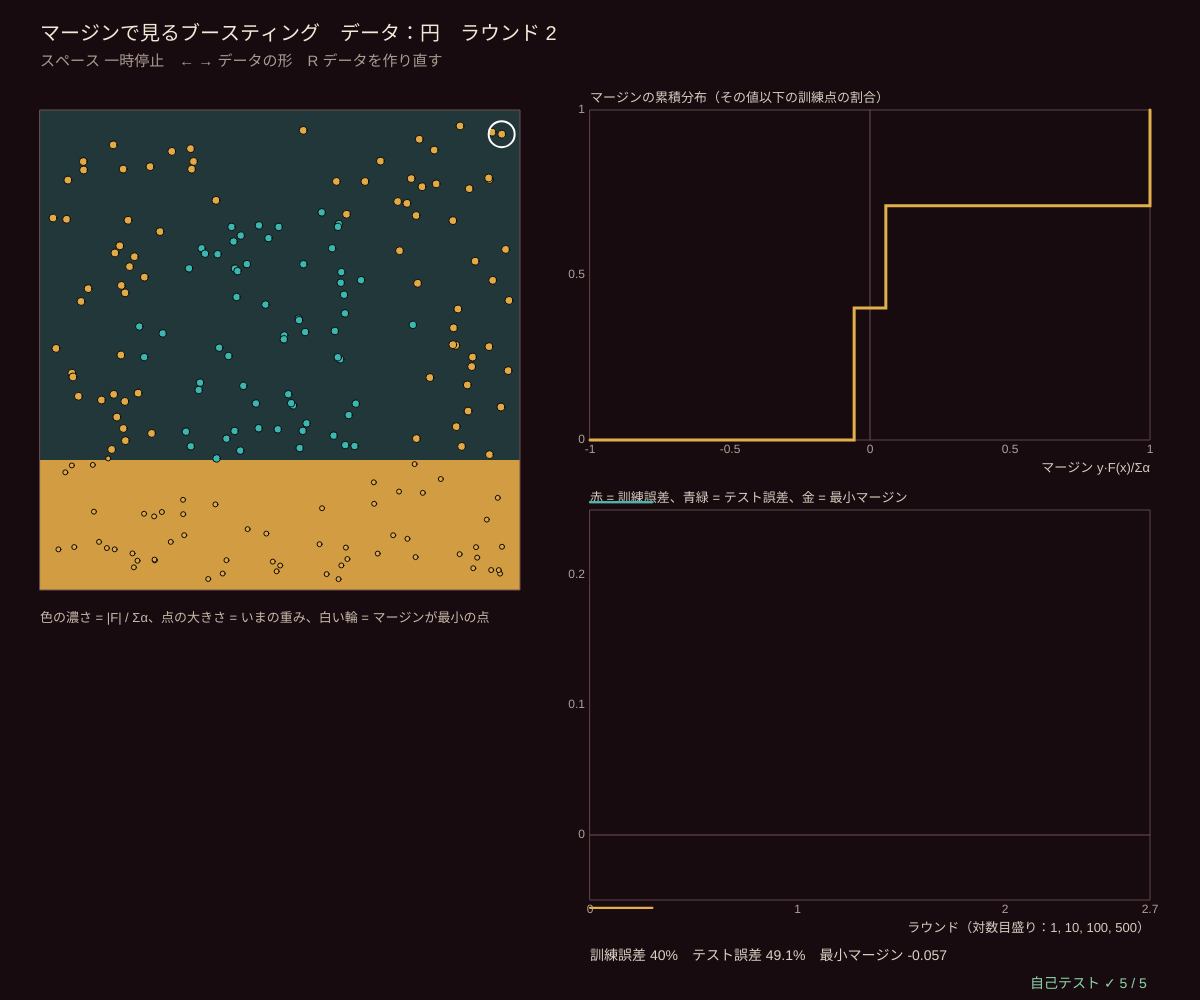
Frame 1 (no input)
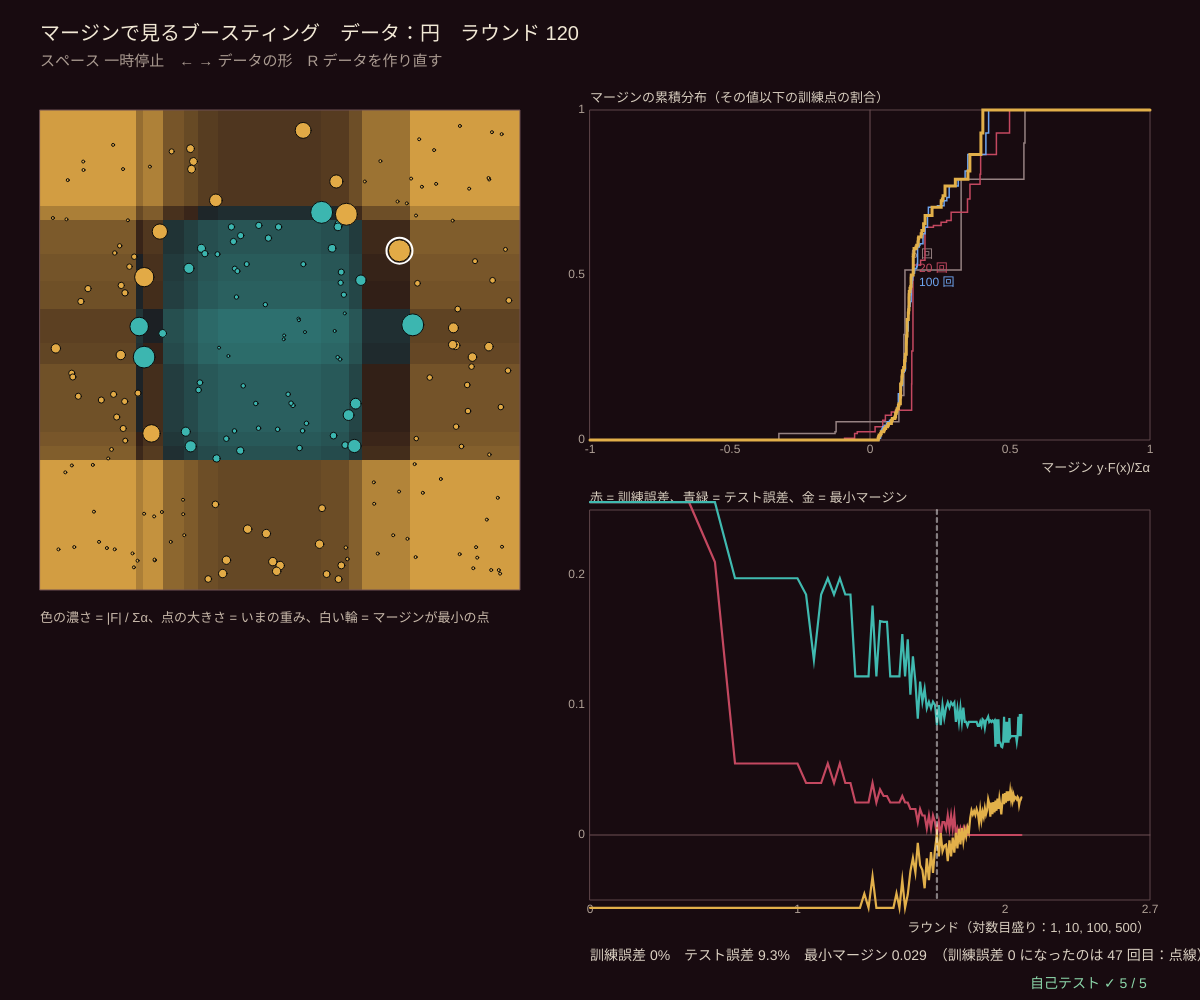
Frame 60 (no input)
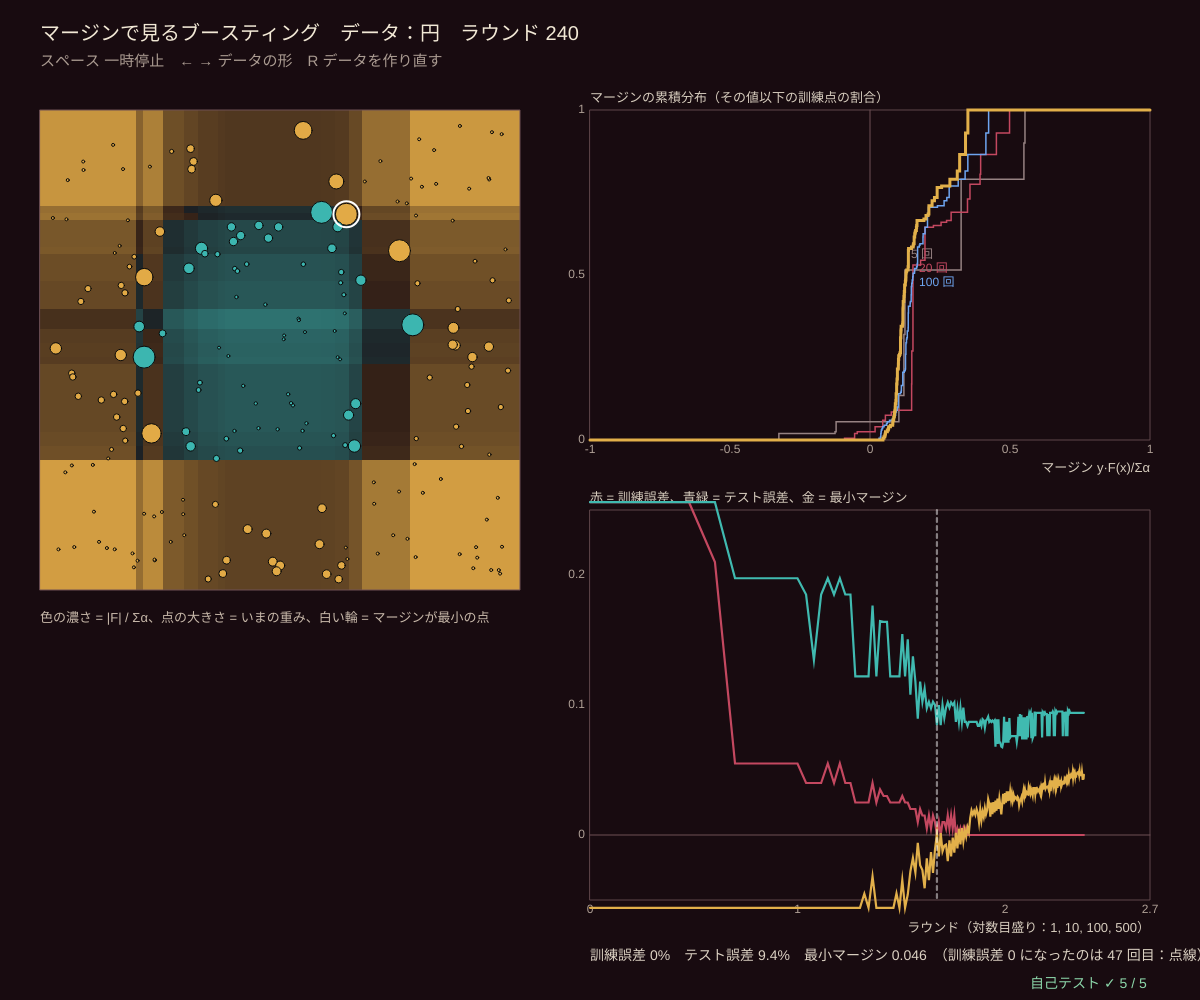
Frame 120 (the mouse pressed at the canvas centre since frame 60)

The p5.js sketch that drew these frames (run headless with seeded random() and noise() and a simulated clock; from frame 60 on, the mouse is pressed at the canvas centre):

// p5.js sketch
// ── sketch.js
// ============================================
// 08 マージンで見るブースティング ─ 切り株を 1 本ずつ足す AdaBoost を、「マージン」で観察する（series62/10 の続き）
// 点 i のマージン = yᵢ·F(xᵢ) / Σα（y = ±1、F = Σ α_t·切り株 t の答え）。−1〜1 で、正なら正解、大きいほど「票差が大きい」
//   訓練誤差が 0 になったあとも学習を続けると、いちばん小さいマージンが広がり続ける → テスト誤差は下がるか、ほとんど上がらない
//   右上 = マージンの累積分布（そのマージン以下の点の割合）：5・20・100・500 ラウンドの線を残す。右へ動くほど「自信のある正解」
//   重み ∝ exp(−yᵢF(xᵢ))：マージンの小さい点ほど重くなり、次の切り株はその点を当てにいく
// スペース 一時停止 / ← → データの形（ノイズなし）/ R データを作り直す
// ============================================

let kind = 2, nTrain = 200, nTest = 2000, seedD = 1, paused = false;   // ★ データの形・点の数
const MAX_R = 500, SNAPS = [5, 20, 100, 500], CELLS = 70;              // ★ ラウンドの上限、残す分布のラウンド
let trainD, testD, ys, yt, F, Ft, alphaSum, rounds, hist, snaps, grid, regionImg, firstZero;

function setup() { createCanvas(windowWidth, windowHeight); textWrap(CHAR); pixelDensity(1); regionImg = createImage(CELLS, CELLS); selfTest(); restart(); }
function restart() {
  paused = false;
  trainD = makeData2D(kind, nTrain, 0, seedD); testD = makeData2D(kind, nTest, 0, seedD + 500);
  ys = trainD.y.map((v) => 2 * v - 1); yt = testD.y.map((v) => 2 * v - 1);
  F = new Array(nTrain).fill(0); Ft = new Array(nTest).fill(0); alphaSum = 0; rounds = []; hist = []; snaps = {}; firstZero = -1;
  grid = new Float32Array(CELLS * CELLS);
}
function boostWeights() { let mn = Math.min(...F.map((f, i) => ys[i] * f)), w = F.map((f, i) => Math.exp(-(ys[i] * f - mn))), s = sumArr(w); return w.map((v) => v / s); }   // 大きな数にならないよう mn を引く
// ★ 1 ラウンド：重み → 重みつき誤りが最小の切り株 → γ = 1 − 2ε、α = ½ ln((1 + γ)/(1 − γ)) → F に足す
function boostRound(fillGrid) {
  let w = boostWeights(), st = fitStump(trainD.X, trainD.y, w), h = trainD.X.map((x) => (stumpProb(st, x) > 0.5 ? 1 : -1)), eps = 0;
  h.forEach((v, i) => { if (v !== ys[i]) eps += w[i]; });
  eps = clampv(eps, 1e-10, 0.5 - 1e-10);
  let gam = 1 - 2 * eps, al = 0.5 * Math.log((1 + gam) / (1 - gam));
  F = F.map((f, i) => f + al * h[i]); testD.X.forEach((x, i) => (Ft[i] += al * (stumpProb(st, x) > 0.5 ? 1 : -1))); alphaSum += al;
  if (fillGrid) for (let j = 0; j < CELLS; j++) for (let i = 0; i < CELLS; i++) grid[i + CELLS * j] += al * (stumpProb(st, [(i + 0.5) / CELLS, 1 - (j + 0.5) / CELLS]) > 0.5 ? 1 : -1);
  let mar = F.map((f, i) => (ys[i] * f) / alphaSum), r = { st, w, eps, gam, al };
  rounds.push(r);
  hist.push({ tr: mar.filter((m) => m <= 0).length / nTrain, te: Ft.filter((f, i) => yt[i] * f <= 0).length / nTest, mn: Math.min(...mar) });
  if (firstZero < 0 && hist[hist.length - 1].tr === 0) firstZero = rounds.length;
  if (SNAPS.includes(rounds.length)) snaps[rounds.length] = mar.slice().sort((a, b) => a - b);
  return r;
}
function margins() { return F.map((f, i) => (alphaSum > 0 ? (ys[i] * f) / alphaSum : 0)); }

function draw() {
  background(...BG_COL);
  if (!paused && rounds.length < MAX_R) for (let q = 0; q < 2 && rounds.length < MAX_R; q++) boostRound(true);
  { paintImage(regionImg, (u, v) => { let s = grid[Math.min(CELLS - 1, Math.floor(u * CELLS)) + CELLS * Math.min(CELLS - 1, Math.floor((1 - v) * CELLS))] / (alphaSum || 1); return probCol(0.5 + 0.5 * clampv(3 * s, -1, 1), 0.8); }); }
  let mar = margins(), side = Math.min(height - 190, width * 0.4), bx = { x: 40, y: 110, w: side, h: side };
  noSmooth(); image(regionImg, bx.x, bx.y, side, side); smooth(); frameBox(bx);
  let w = rounds.length ? boostWeights() : null, iMin = argMaxArr(mar.map((m) => -m));
  stroke(10); strokeWeight(1);
  trainD.X.forEach((x, i) => { let p = toPx(bx, x[0], x[1]); fill(...CLS_COL[trainD.y[i]]); circle(p[0], p[1], w ? clampv(Math.sqrt(w[i] * nTrain) * 7, 3, 22) : 7); });
  if (rounds.length) { let p = toPx(bx, trainD.X[iMin][0], trainD.X[iMin][1]); noFill(); stroke(255); strokeWeight(2); circle(p[0], p[1], 26); }
  noStroke(); fill(200, 185, 170); textSize(13); textAlign(LEFT, BASELINE);
  text('色の濃さ = |F| / Σα、点の大きさ = いまの重み、白い輪 = マージンが最小の点', bx.x, bx.y + side + 22, side);
  // ---- 右上：マージンの累積分布
  let rx = bx.x + side + 70, g = { x: rx, y: 110, w: width - rx - 50, h: height * 0.33, x0: -1, x1: 1, y0: 0, y1: 1 };
  plotAxes(g, 'マージン y·F(x)/Σα', 'マージンの累積分布（その値以下の訓練点の割合）', [-1, -0.5, 0, 0.5, 1], [0, 0.5, 1]);
  stroke(110, 80, 85); line(gX(g, 0), g.y, gX(g, 0), g.y + g.h);
  let cdf = (arr) => { let pts = [[gX(g, -1), gY(g, 0)]]; arr.forEach((m, k) => { pts.push([gX(g, m), gY(g, k / arr.length)], [gX(g, m), gY(g, (k + 1) / arr.length)]); }); pts.push([gX(g, 1), gY(g, 1)]); return pts; };
  SNAPS.forEach((r, q) => { if (!snaps[r]) return; let c = [[150, 130, 130], [196, 72, 96], [110, 165, 240], [64, 186, 176]][q]; stroke(...c); strokeWeight(1.5); polyline(cdf(snaps[r])); noStroke(); fill(...c); textSize(12); textAlign(LEFT, CENTER); text(r + ' 回', gX(g, snaps[r][Math.floor(nTrain / 2)]) + 6, gY(g, 0.5) + 14 * q - 20); });
  if (rounds.length) { stroke(...GOLD); strokeWeight(3); polyline(cdf(mar.slice().sort((a, b) => a - b))); }
  // ---- 右下：誤差と最小マージン（横軸は対数）
  let g2 = { x: rx, y: g.y + g.h + 70, w: g.w, h: height - g.y - g.h - 170, x0: 0, x1: Math.log10(MAX_R), y0: -0.05, y1: 0.25 };
  plotAxes(g2, 'ラウンド（対数目盛り：1, 10, 100, 500）', '赤 = 訓練誤差、青緑 = テスト誤差、金 = 最小マージン', [0, 1, 2, Math.log10(MAX_R)], [0, 0.1, 0.2]);
  stroke(110, 80, 85); strokeWeight(1); line(g2.x, gY(g2, 0), g2.x + g2.w, gY(g2, 0));
  for (let [key2, c] of [['tr', WINE], ['te', TEAL], ['mn', GOLD]]) { stroke(...c); strokeWeight(2.2); polyline(hist.map((h, k) => [gX(g2, Math.log10(k + 1)), gY(g2, h[key2])])); }
  if (firstZero > 0) { stroke(255, 120); drawingContext.setLineDash([4, 4]); line(gX(g2, Math.log10(firstZero)), g2.y, gX(g2, Math.log10(firstZero)), g2.y + g2.h); drawingContext.setLineDash([]); }
  // ---- 文字
  let last = hist[hist.length - 1];
  noStroke(); fill(...INK); textSize(20); textAlign(LEFT, BASELINE);
  text('マージンで見るブースティング　データ：' + SHAPES[kind] + '　ラウンド ' + rounds.length + (paused ? '（一時停止）' : ''), 40, 40);
  fill(170, 155, 145); textSize(15); text('スペース 一時停止　← → データの形　R データを作り直す', 40, 66);
  if (last) { fill(220, 210, 195); textSize(14); text('訓練誤差 ' + pctStr(last.tr) + '　テスト誤差 ' + pctStr(last.te) + '　最小マージン ' + fmtNum(last.mn, 3) + (firstZero > 0 ? '　（訓練誤差 0 になったのは ' + firstZero + ' 回目：点線）' : ''), rx, height - 40); }
  drawSelfTest(width - 170, height - 12);
}
function keyPressed() {
  if (key === ' ') paused = !paused;
  if (key === RIGHT_ARROW) { kind = (kind + 1) % SHAPES.length; restart(); }
  if (key === LEFT_ARROW) { kind = (kind + SHAPES.length - 1) % SHAPES.length; restart(); }
  if (key === 'r' || key === 'R') { seedD++; restart(); }
  return false;
}

// ---- 自己テスト
function selfTest() {
  selfTestResults = [];
  kind = 2; seedD = 1; restart();
  let okBest = true, okW = true, okId = true, prod = 1;
  for (let t = 0; t < MAX_R; t++) {
    let r = boostRound(false);
    if (Math.abs(sumArr(r.w) - 1) > 1e-9) okW = false;
    prod *= Math.sqrt(1 - r.gam * r.gam);
    let ex = meanOf(F.map((f, i) => Math.exp(-ys[i] * f)));
    if (Math.abs(ex / prod - 1) > 1e-9) okId = false;
    if (t < 20) {                       // 総当たり：全部の特徴量 × 全部の中点のしきい値で、左右を多数決にしたときの重みつき誤り
      let best = Infinity;
      for (let f = 0; f < 2; f++) { let vals = [...new Set(trainD.X.map((x) => x[f]))].sort((a, b) => a - b); for (let q = 0; q + 1 < vals.length; q++) { let th = (vals[q] + vals[q + 1]) / 2, wl = [0, 0], wr = [0, 0]; trainD.X.forEach((x, i) => ((x[f] <= th ? wl : wr)[trainD.y[i]] += r.w[i])); best = Math.min(best, Math.min(...wl) + Math.min(...wr)); } }
      if (Math.abs(best - r.eps) > 1e-9) okBest = false;
    }
  }
  check('選んだ切り株の重みつき誤り ε = 総当たりの最小（最初の 20 ラウンド）、重みの合計はいつも 1', okBest && okW);
  check('指数損失の恒等式：(1/n) Σ exp(−yᵢF(xᵢ)) = Π √(1 − γ_t²)（500 ラウンド、相対 1e-9）→ 訓練誤差の上限', okId && hist[MAX_R - 1].tr <= prod + 1e-12);
  let m = margins();
  check('マージンはすべて −1〜1（Σ|α·h| = Σα で割っているから）', m.every((v) => v >= -1 - 1e-12 && v <= 1 + 1e-12));
  let z = firstZero, cps = [z, Math.max(z + 1, 100), 250, 500].map((r) => hist[r - 1].mn);
  check('円：訓練誤差 0 は ' + z + ' 回目。その後も最小マージンは増え続ける（' + cps.map((v) => fmtNum(v, 3)).join(' → ') + '）', z > 0 && z < 250 && cps[0] < cps[1] && cps[1] < cps[2] && cps[2] < cps[3]);
  check('訓練誤差 0 のあと 500 回まで続けても、テスト誤差はほとんど上がらない（' + pctStr(hist[z - 1].te) + ' → ' + pctStr(hist[MAX_R - 1].te) + '）', hist[MAX_R - 1].te <= hist[z - 1].te + 0.02);
  reportSelfTest();
}

// ---------- やってみよう ----------
// 1. 白い輪（マージン最小の点）はどこにある？ 境界のすぐそば？ その点の大きさ（重み）は？
// 2. 累積分布の線が、ラウンドとともに右へ動くのを見よう。訓練誤差 0（線が 0 の左にない）のあとも動き続ける
// 3. ← → で XOR やしまのデータにすると、訓練誤差 0 までに何ラウンドかかる？ マージンはどこまで広がる？
// 4. series62/10 の AdaBoost は α = ln((1 − ε)/ε)。ここは ½ がつくが、マージンは Σα で割るので同じ形になる
// 5. ノイズ（まちがったラベル）があると、その点のマージンを広げようとして重みが集中する。makeData2D の 0 を 0.05 に

// ==================================================
// ここから下は「アンサンブル学習の道具」（中身は読まなくても OK。消さないでね）
// ==================================================
// ---- 小さな道具：はさむ・合計・平均・いちばん大きい番号・数の表示
function clampv(v, a, b) { return v < a ? a : v > b ? b : v !== v ? a : v; }     // NaN なら a に戻す
function sumArr(a) { let s = 0; for (let v of a) s += v; return s; }
function meanOf(a) { return a.length ? sumArr(a) / a.length : 0; }
function varOf(a) { let m = meanOf(a), s = 0; for (let v of a) s += (v - m) * (v - m); return a.length ? s / a.length : 0; }   // ÷n の分散
function argMaxArr(a) { let b = 0; for (let i = 1; i < a.length; i++) if (a[i] > a[b]) b = i; return b; }   // 同点なら小さい番号
function sigm(z) { return 1 / (1 + Math.exp(-clampv(z, -40, 40))); }
function fmtNum(v, d) { if (typeof v !== 'number' || !isFinite(v)) return '?'; let s = (+v.toFixed(d === undefined ? 2 : d)).toString(); return s === '-0' ? '0' : s; }
function pctStr(v) { return fmtNum(100 * v, 1) + '%'; }
// ---- 種つきの乱数（同じ種なら毎回同じ列）
let rngState = 1;
function seedRng(s) { rngState = (s >>> 0) || 1; }
function rnd() {                       // 0〜1 の一様乱数（mulberry32）
  rngState = (rngState + 0x6d2b79f5) >>> 0;
  let t = rngState;
  t = Math.imul(t ^ (t >>> 15), t | 1);
  t ^= t + Math.imul(t ^ (t >>> 7), t | 61);
  return ((t ^ (t >>> 14)) >>> 0) / 4294967296;
}
function rndInt(a, b) { return a + Math.floor(rnd() * (b - a + 1)); }
function rndGauss() { let u = Math.max(1e-12, rnd()), v = rnd(); return Math.sqrt(-2 * Math.log(u)) * Math.cos(2 * Math.PI * v); }   // 標準正規分布
function shuffleArr(a) { for (let i = a.length - 1; i > 0; i--) { let j = Math.floor(rnd() * (i + 1)); [a[i], a[j]] = [a[j], a[i]]; } return a; }
// ---- 合成データ（[0, 1]² の 2 次元、2 クラス、種つき）。kind = 0 かたまり / 1 斜め / 2 円 / 3 XOR / 4 三日月 / 5 しま
const SHAPES = ['かたまり', '斜め', '円', 'XOR', '三日月', 'しま'];
function trueLabel(kind, u, v) {
  if (kind === 0) return (u - 0.32) ** 2 + (v - 0.36) ** 2 < (u - 0.68) ** 2 + (v - 0.64) ** 2 + 0.03 * Math.sin(9 * u) ? 0 : 1;
  if (kind === 1) return u + 0.8 * v > 0.9 ? 1 : 0;
  if (kind === 2) return (u - 0.5) ** 2 + (v - 0.5) ** 2 < 0.09 ? 1 : 0;
  if (kind === 3) return (u > 0.5) !== (v > 0.5) ? 1 : 0;
  if (kind === 4) return v > 0.5 + 0.28 * Math.cos(Math.PI * (1.6 * u - 0.3)) - 0.18 ? 1 : 0;
  return Math.sin(10 * u + 3 * v) > 0 ? 1 : 0;
}
// n 個、flip = ラベルをわざと入れかえる割合（ノイズ）
function makeData2D(kind, n, flip, seed) {
  seedRng(seed);
  let X = [], y = [];
  for (let i = 0; i < n; i++) {
    let u = 0.02 + 0.96 * rnd(), v = 0.02 + 0.96 * rnd(), c = trueLabel(kind, u, v);
    if (rnd() < flip) c = 1 - c;
    X.push([u, v]); y.push(c);
  }
  return { X, y };
}
// ---- 切り株（深さ 1 の木）：特徴量 1 つ × しきい値 1 つ。重み w つき。左右の葉 = クラス 1 の重みの割合（確率）
function fitStump(X, y, w) {
  let n = X.length, W = 0, W1 = 0, best = null;
  for (let i = 0; i < n; i++) { let wi = w ? w[i] : 1; W += wi; if (y[i]) W1 += wi; }
  for (let f = 0; f < 2; f++) {
    let ord = X.map((_, i) => i).sort((a, b) => X[a][f] - X[b][f]), lw = 0, l1 = 0;
    for (let q = 0; q < n - 1; q++) {
      let i = ord[q], wi = w ? w[i] : 1; lw += wi; if (y[i]) l1 += wi;
      let v0 = X[i][f], v1 = X[ord[q + 1]][f]; if (!(v1 > v0)) continue;
      let err = Math.min(l1, lw - l1) + Math.min(W1 - l1, W - lw - (W1 - l1));   // 左右それぞれ多数決にしたときの重みつき誤り
      if (!best || err < best.err - 1e-12) best = { feat: f, thr: (v0 + v1) / 2, lw, l1, err };
    }
  }
  if (!best) return { type: 'stump', feat: 0, thr: 2, pl: (W1 + 1) / (W + 2), pr: 0.5, err: Math.min(W1, W - W1) };
  return { type: 'stump', feat: best.feat, thr: best.thr, pl: (best.l1 + 0.5) / (best.lw + 1), pr: (W1 - best.l1 + 0.5) / (W - best.lw + 1), err: best.err };
}
function stumpProb(m, x) { return x[m.feat] <= m.thr ? m.pl : m.pr; }
// ---- 描く道具：色（オーケストラ：えんじ色の黒、象牙色、金管の金、弦の青緑）、領域の絵、点
const BG_COL = [24, 11, 16];                                     // 背景（えんじ色の黒）
const INK = [242, 233, 214], GOLD = [226, 176, 74], TEAL = [64, 186, 176], WINE = [196, 72, 96];
const CLS_COL = [[226, 170, 70], [60, 182, 176]];                // ★ クラス 0（金）・クラス 1（青緑）の色
function probCol(p, k) {             // クラス 1 の確率 → 背景と混ぜた色（k = 濃さ）
  let c = [], a = clampv(k === undefined ? 0.55 : k, 0, 1) * Math.abs(2 * p - 1) + 0.12;
  for (let q = 0; q < 3; q++) c.push(BG_COL[q] + ((p > 0.5 ? CLS_COL[1][q] : CLS_COL[0][q]) - BG_COL[q]) * a);
  return c;
}
// img の全部の画素に fn(u, v) → [r, g, b] を塗る（u は右向き、v は上向き、どちらも 0〜1）
function paintImage(img, fn) {
  img.loadPixels();
  let W = img.width, H = img.height;
  for (let py = 0; py < H; py++) for (let px = 0; px < W; px++) {
    let c = fn((px + 0.5) / W, 1 - (py + 0.5) / H), i = 4 * (px + W * py);
    img.pixels[i] = c[0]; img.pixels[i + 1] = c[1]; img.pixels[i + 2] = c[2]; img.pixels[i + 3] = 255;
  }
  img.updatePixels();
}
function toPx(bx, u, v) { return [bx.x + u * bx.w, bx.y + (1 - v) * bx.h]; }   // [0,1]² → 画面
function fromPx(bx, px, py) { return [(px - bx.x) / bx.w, 1 - (py - bx.y) / bx.h]; }
function drawPoints(bx, X, y, r) {
  stroke(10); strokeWeight(1);
  for (let i = 0; i < X.length; i++) { let p = toPx(bx, X[i][0], X[i][1]); fill(...CLS_COL[y[i]]); circle(p[0], p[1], r); }
}
function frameBox(bx, col) { noFill(); stroke(...(col || [110, 80, 85])); strokeWeight(1); rect(bx.x, bx.y, bx.w, bx.h); }
// ---- グラフの道具：g = { x, y, w, h, x0, x1, y0, y1 }
function gX(g, v) { return g.x + clampv((v - g.x0) / (g.x1 - g.x0), -0.02, 1.02) * g.w; }
function gY(g, v) { return g.y + g.h - clampv((v - g.y0) / (g.y1 - g.y0), -0.02, 1.02) * g.h; }
function plotAxes(g, xl, yl, xt, yt) {
  stroke(95, 70, 75); strokeWeight(1); noFill(); rect(g.x, g.y, g.w, g.h);
  noStroke(); fill(175, 160, 150); textSize(12); textAlign(CENTER, TOP);
  for (let v of xt) text(+v.toPrecision(3), gX(g, v), g.y + g.h + 4);
  textAlign(RIGHT, CENTER);
  for (let v of yt) text(+v.toPrecision(3), g.x - 5, gY(g, v));
  textAlign(LEFT, BASELINE); fill(215, 205, 190); textSize(13);
  text(xl, g.x + g.w - textWidth(xl), g.y + g.h + 32); text(yl, g.x, g.y - 8);
}
function polyline(pts) {               // 点が 2 つ以上あるときだけ折れ線を描く（空の beginShape を作らない）
  if (pts.length < 2) return;
  noFill(); beginShape(); for (let p of pts) vertex(p[0], p[1]); endShape();
}
function legend(x, y, items) {         // items = [[色, 名前], …]
  textSize(13); textAlign(LEFT, CENTER); noStroke();
  items.forEach(([c, s], k) => { fill(...c); rect(x, y + 20 * k - 5, 14, 10, 2); fill(220, 210, 195); text(s, x + 22, y + 20 * k); });
}
// ---- 自己テストの道具
let selfTestResults = [];
function check(name, cond) { selfTestResults.push({ name, ok: !!cond }); }
function near(a, b, tol) { return a !== null && a !== undefined && isFinite(a) && Math.abs(a - b) <= (tol === undefined ? 1e-9 : tol); }
function noNaN(v) { return Array.isArray(v) || ArrayBuffer.isView(v) ? Array.from(v).every(noNaN) : !(typeof v === 'number' && !isFinite(v)); }
function reportSelfTest() { for (let r of selfTestResults) (r.ok ? console.log : console.error)((r.ok ? '✓ ' : '✗ ') + r.name); }
function selfTestLine() { let n = selfTestResults.filter((r) => r.ok).length; return '自己テスト ' + (n === selfTestResults.length ? '✓ ' : '✗ ') + n + ' / ' + selfTestResults.length; }
function drawSelfTest(x, y) { noStroke(); fill(selfTestResults.every((r) => r.ok) ? color(140, 215, 170) : color(255, 90, 110)); textSize(14); textAlign(LEFT, BASELINE); text(selfTestLine(), x, y); }
